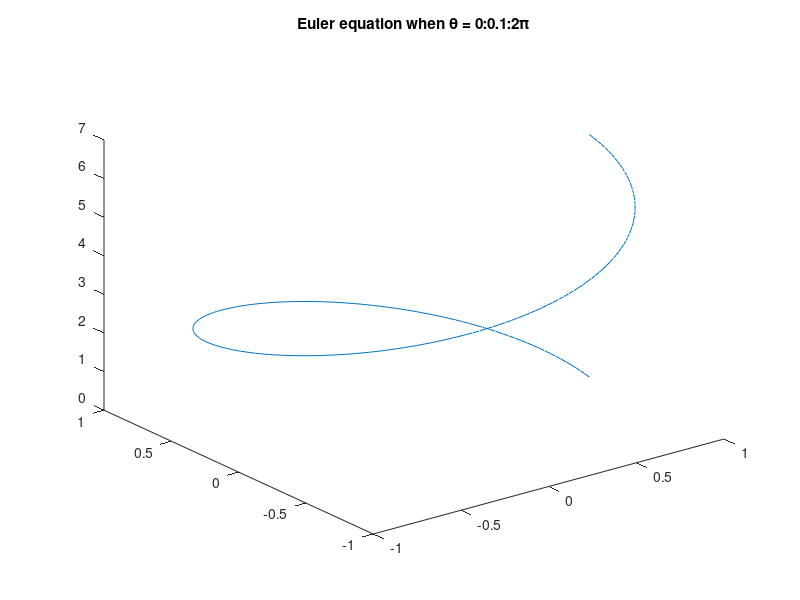

MATLAB code for this plot:
the = linspace(0, 2 * pi, 200);

y = exp(the .* 1i);

plot3(real(y), imag(y), the);
title('Euler equation when \theta = 0:0.1:2\pi');
